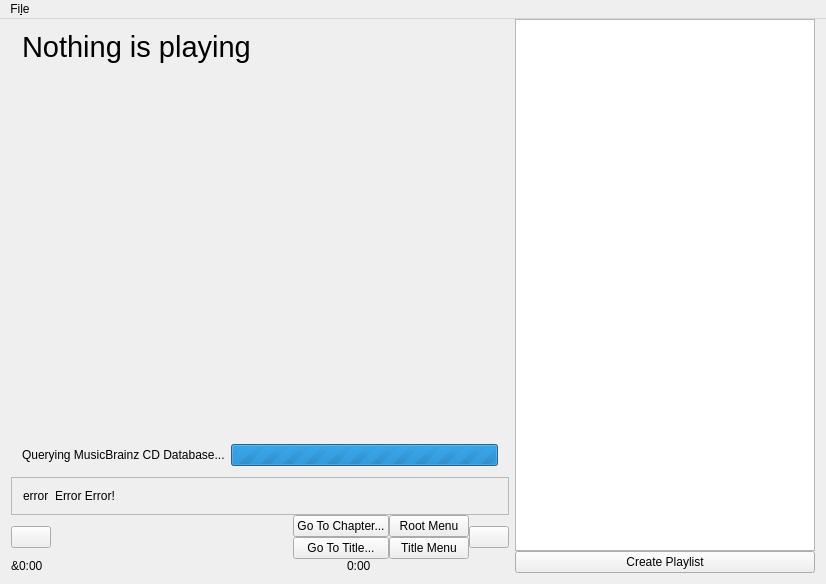
<?xml version="1.0" encoding="UTF-8"?>
<ui version="4.0">
 <class>MainWindow</class>
 <widget class="QMainWindow" name="MainWindow">
  <property name="geometry">
   <rect>
    <x>0</x>
    <y>0</y>
    <width>826</width>
    <height>584</height>
   </rect>
  </property>
  <property name="windowTitle">
   <string>theMedia</string>
  </property>
  <property name="windowIcon">
   <iconset theme="themedia" resource="icons.qrc">
    <normaloff>:/icons/icon.svg</normaloff>:/icons/icon.svg</iconset>
  </property>
  <widget class="QWidget" name="centralWidget">
   <layout class="QHBoxLayout" name="horizontalLayout_3">
    <property name="topMargin">
     <number>0</number>
    </property>
    <item>
     <layout class="QVBoxLayout" name="verticalLayout_2">
      <property name="spacing">
       <number>0</number>
      </property>
      <item>
       <widget class="QFrame" name="mediaInfoFrame">
        <layout class="QFormLayout" name="formLayout">
         <item row="1" column="1">
          <widget class="QLabel" name="artist">
           <property name="text">
            <string/>
           </property>
          </widget>
         </item>
         <item row="2" column="1">
          <widget class="QLabel" name="album">
           <property name="text">
            <string/>
           </property>
          </widget>
         </item>
         <item row="3" column="1">
          <widget class="QLabel" name="track">
           <property name="text">
            <string/>
           </property>
          </widget>
         </item>
         <item row="0" column="0" colspan="2">
          <widget class="QLabel" name="title">
           <property name="font">
            <font>
             <pointsize>22</pointsize>
            </font>
           </property>
           <property name="text">
            <string>Nothing is playing</string>
           </property>
          </widget>
         </item>
         <item row="1" column="0">
          <widget class="QLabel" name="artistImage">
           <property name="text">
            <string/>
           </property>
          </widget>
         </item>
         <item row="2" column="0">
          <widget class="QLabel" name="albumImage">
           <property name="text">
            <string/>
           </property>
          </widget>
         </item>
         <item row="3" column="0">
          <widget class="QLabel" name="trackImage">
           <property name="text">
            <string/>
           </property>
          </widget>
         </item>
        </layout>
       </widget>
      </item>
      <item>
       <widget class="Phonon::VideoWidget" name="VideoWidget">
        <property name="sizePolicy">
         <sizepolicy hsizetype="Preferred" vsizetype="Expanding">
          <horstretch>0</horstretch>
          <verstretch>0</verstretch>
         </sizepolicy>
        </property>
        <property name="fullScreen">
         <bool>false</bool>
        </property>
       </widget>
      </item>
      <item>
       <widget class="VisualisationFrame" name="spacerFrame">
        <property name="sizePolicy">
         <sizepolicy hsizetype="Expanding" vsizetype="Expanding">
          <horstretch>0</horstretch>
          <verstretch>0</verstretch>
         </sizepolicy>
        </property>
        <property name="contextMenuPolicy">
         <enum>Qt::CustomContextMenu</enum>
        </property>
        <property name="frameShape">
         <enum>QFrame::NoFrame</enum>
        </property>
        <property name="frameShadow">
         <enum>QFrame::Raised</enum>
        </property>
        <layout class="QVBoxLayout" name="verticalLayout_4"/>
       </widget>
      </item>
      <item>
       <widget class="QFrame" name="cddbProgressFrame">
        <property name="frameShape">
         <enum>QFrame::NoFrame</enum>
        </property>
        <property name="frameShadow">
         <enum>QFrame::Raised</enum>
        </property>
        <layout class="QHBoxLayout" name="horizontalLayout_2">
         <item>
          <widget class="QLabel" name="label">
           <property name="text">
            <string>Querying MusicBrainz CD Database...</string>
           </property>
          </widget>
         </item>
         <item>
          <widget class="QProgressBar" name="progressBar">
           <property name="maximum">
            <number>0</number>
           </property>
           <property name="value">
            <number>-1</number>
           </property>
          </widget>
         </item>
        </layout>
       </widget>
      </item>
      <item>
       <widget class="QFrame" name="errorFrame">
        <property name="frameShape">
         <enum>QFrame::StyledPanel</enum>
        </property>
        <property name="frameShadow">
         <enum>QFrame::Raised</enum>
        </property>
        <layout class="QHBoxLayout" name="horizontalLayout_5">
         <item>
          <widget class="QLabel" name="errorImage">
           <property name="text">
            <string>error</string>
           </property>
          </widget>
         </item>
         <item>
          <widget class="QLabel" name="errorText">
           <property name="sizePolicy">
            <sizepolicy hsizetype="Expanding" vsizetype="Preferred">
             <horstretch>0</horstretch>
             <verstretch>0</verstretch>
            </sizepolicy>
           </property>
           <property name="text">
            <string>Error Error!</string>
           </property>
          </widget>
         </item>
        </layout>
       </widget>
      </item>
      <item>
       <widget class="QFrame" name="mediaControlFrame">
        <property name="frameShape">
         <enum>QFrame::NoFrame</enum>
        </property>
        <property name="frameShadow">
         <enum>QFrame::Raised</enum>
        </property>
        <layout class="QVBoxLayout" name="verticalLayout_3">
         <property name="spacing">
          <number>0</number>
         </property>
         <property name="leftMargin">
          <number>0</number>
         </property>
         <property name="topMargin">
          <number>0</number>
         </property>
         <property name="rightMargin">
          <number>0</number>
         </property>
         <property name="bottomMargin">
          <number>0</number>
         </property>
         <item>
          <layout class="QHBoxLayout" name="horizontalLayout">
           <property name="spacing">
            <number>0</number>
           </property>
           <item>
            <widget class="QPushButton" name="playPause">
             <property name="text">
              <string/>
             </property>
             <property name="icon">
              <iconset theme="media-playback-start">
               <normaloff>.</normaloff>.</iconset>
             </property>
             <property name="iconSize">
              <size>
               <width>48</width>
               <height>48</height>
              </size>
             </property>
            </widget>
           </item>
           <item>
            <layout class="QGridLayout" name="gridLayout_2">
             <property name="spacing">
              <number>0</number>
             </property>
             <item row="0" column="0">
              <widget class="QPushButton" name="pushButton">
               <property name="sizePolicy">
                <sizepolicy hsizetype="Minimum" vsizetype="Fixed">
                 <horstretch>0</horstretch>
                 <verstretch>0</verstretch>
                </sizepolicy>
               </property>
               <property name="text">
                <string/>
               </property>
               <property name="icon">
                <iconset theme="media-skip-backward">
                 <normaloff>.</normaloff>.</iconset>
               </property>
               <property name="flat">
                <bool>true</bool>
               </property>
              </widget>
             </item>
             <item row="1" column="0">
              <widget class="QPushButton" name="pushButton_2">
               <property name="sizePolicy">
                <sizepolicy hsizetype="Minimum" vsizetype="Fixed">
                 <horstretch>0</horstretch>
                 <verstretch>0</verstretch>
                </sizepolicy>
               </property>
               <property name="text">
                <string/>
               </property>
               <property name="icon">
                <iconset theme="media-skip-forward">
                 <normaloff>.</normaloff>.</iconset>
               </property>
               <property name="flat">
                <bool>true</bool>
               </property>
              </widget>
             </item>
             <item row="0" column="1">
              <widget class="QPushButton" name="shuffleButton">
               <property name="text">
                <string/>
               </property>
               <property name="icon">
                <iconset theme="media-playlist-shuffle">
                 <normaloff>.</normaloff>.</iconset>
               </property>
               <property name="checkable">
                <bool>true</bool>
               </property>
               <property name="checked">
                <bool>false</bool>
               </property>
               <property name="flat">
                <bool>true</bool>
               </property>
              </widget>
             </item>
             <item row="1" column="1">
              <widget class="QPushButton" name="repeatButton">
               <property name="text">
                <string/>
               </property>
               <property name="icon">
                <iconset theme="media-playlist-repeat">
                 <normaloff>.</normaloff>.</iconset>
               </property>
               <property name="checkable">
                <bool>true</bool>
               </property>
               <property name="flat">
                <bool>true</bool>
               </property>
              </widget>
             </item>
            </layout>
           </item>
           <item>
            <spacer name="horizontalSpacer">
             <property name="orientation">
              <enum>Qt::Horizontal</enum>
             </property>
             <property name="sizeHint" stdset="0">
              <size>
               <width>40</width>
               <height>20</height>
              </size>
             </property>
            </spacer>
           </item>
           <item>
            <widget class="QFrame" name="dvdControls">
             <property name="frameShape">
              <enum>QFrame::NoFrame</enum>
             </property>
             <property name="frameShadow">
              <enum>QFrame::Raised</enum>
             </property>
             <layout class="QGridLayout" name="gridLayout">
              <property name="leftMargin">
               <number>0</number>
              </property>
              <property name="topMargin">
               <number>0</number>
              </property>
              <property name="rightMargin">
               <number>0</number>
              </property>
              <property name="bottomMargin">
               <number>0</number>
              </property>
              <property name="spacing">
               <number>0</number>
              </property>
              <item row="1" column="1">
               <widget class="QPushButton" name="dvdTitleMenu">
                <property name="text">
                 <string>Title Menu</string>
                </property>
                <property name="icon">
                 <iconset theme="application-menu">
                  <normaloff>.</normaloff>.</iconset>
                </property>
               </widget>
              </item>
              <item row="0" column="1">
               <widget class="QPushButton" name="dvdRootMenu">
                <property name="text">
                 <string>Root Menu</string>
                </property>
                <property name="icon">
                 <iconset theme="application-menu">
                  <normaloff>.</normaloff>.</iconset>
                </property>
               </widget>
              </item>
              <item row="0" column="0">
               <widget class="QPushButton" name="dvdGoToChapter">
                <property name="text">
                 <string>Go To Chapter...</string>
                </property>
               </widget>
              </item>
              <item row="1" column="0">
               <widget class="QPushButton" name="dvdGoToTitle">
                <property name="text">
                 <string>Go To Title...</string>
                </property>
               </widget>
              </item>
             </layout>
            </widget>
           </item>
           <item>
            <widget class="QPushButton" name="pushButton_3">
             <property name="text">
              <string/>
             </property>
             <property name="icon">
              <iconset theme="view-fullscreen">
               <normaloff>.</normaloff>.</iconset>
             </property>
             <property name="iconSize">
              <size>
               <width>48</width>
               <height>48</height>
              </size>
             </property>
            </widget>
           </item>
          </layout>
         </item>
         <item>
          <layout class="QHBoxLayout" name="horizontalLayout_4">
           <item>
            <widget class="QLabel" name="elapsedTime">
             <property name="text">
              <string>&amp;0:00</string>
             </property>
            </widget>
           </item>
           <item>
            <widget class="Phonon::SeekSlider" name="seekSlider">
             <property name="iconVisible">
              <bool>false</bool>
             </property>
            </widget>
           </item>
           <item>
            <widget class="QLabel" name="totalTime">
             <property name="text">
              <string>0:00</string>
             </property>
            </widget>
           </item>
          </layout>
         </item>
        </layout>
       </widget>
      </item>
     </layout>
    </item>
    <item>
     <widget class="QFrame" name="playlistFrame">
      <property name="maximumSize">
       <size>
        <width>300</width>
        <height>16777215</height>
       </size>
      </property>
      <layout class="QVBoxLayout" name="verticalLayout_5">
       <property name="spacing">
        <number>0</number>
       </property>
       <property name="leftMargin">
        <number>0</number>
       </property>
       <property name="topMargin">
        <number>0</number>
       </property>
       <property name="rightMargin">
        <number>0</number>
       </property>
       <property name="bottomMargin">
        <number>0</number>
       </property>
       <item>
        <widget class="QListWidget" name="playlistWidget">
         <property name="sizePolicy">
          <sizepolicy hsizetype="Expanding" vsizetype="Expanding">
           <horstretch>0</horstretch>
           <verstretch>0</verstretch>
          </sizepolicy>
         </property>
         <property name="contextMenuPolicy">
          <enum>Qt::CustomContextMenu</enum>
         </property>
        </widget>
       </item>
       <item>
        <widget class="QPushButton" name="createPlaylistButton">
         <property name="text">
          <string>Create Playlist</string>
         </property>
         <property name="icon">
          <iconset theme="document-save">
           <normaloff>.</normaloff>.</iconset>
         </property>
        </widget>
       </item>
      </layout>
     </widget>
    </item>
   </layout>
  </widget>
  <widget class="QMenuBar" name="menuBar">
   <property name="geometry">
    <rect>
     <x>0</x>
     <y>0</y>
     <width>826</width>
     <height>26</height>
    </rect>
   </property>
   <widget class="QMenu" name="menuFile">
    <property name="title">
     <string>Fi&amp;le</string>
    </property>
    <widget class="QMenu" name="menuCurrent_Visualisation">
     <property name="title">
      <string>Current Visualisation</string>
     </property>
     <addaction name="actionScope"/>
     <addaction name="actionLines"/>
    </widget>
    <addaction name="actionOpen_Media"/>
    <addaction name="actionSave_Playlist"/>
    <addaction name="separator"/>
    <addaction name="menuCurrent_Visualisation"/>
    <addaction name="separator"/>
    <addaction name="actionImport_CD"/>
    <addaction name="actionEject_Disc"/>
    <addaction name="separator"/>
    <addaction name="actionExit"/>
   </widget>
   <addaction name="menuFile"/>
  </widget>
  <action name="actionExit">
   <property name="icon">
    <iconset theme="application-exit">
     <normaloff>.</normaloff>.</iconset>
   </property>
   <property name="text">
    <string>&amp;Exit</string>
   </property>
  </action>
  <action name="actionOpen_Media">
   <property name="icon">
    <iconset theme="document-open">
     <normaloff>.</normaloff>.</iconset>
   </property>
   <property name="text">
    <string>&amp;Open Media...</string>
   </property>
   <property name="shortcut">
    <string>Ctrl+O</string>
   </property>
  </action>
  <action name="actionImport_CD">
   <property name="enabled">
    <bool>false</bool>
   </property>
   <property name="icon">
    <iconset theme="media-optical-audio">
     <normaloff>.</normaloff>.</iconset>
   </property>
   <property name="text">
    <string>&amp;Import CD</string>
   </property>
  </action>
  <action name="actionEject_Disc">
   <property name="icon">
    <iconset theme="media-eject">
     <normaloff>.</normaloff>.</iconset>
   </property>
   <property name="text">
    <string>Eject &amp;Disc</string>
   </property>
   <property name="shortcut">
    <string>Ctrl+J</string>
   </property>
  </action>
  <action name="actionSave_Playlist">
   <property name="icon">
    <iconset theme="document-save">
     <normaloff>.</normaloff>.</iconset>
   </property>
   <property name="text">
    <string>&amp;Save Playlist</string>
   </property>
  </action>
  <action name="actionRemove_from_Playlist">
   <property name="icon">
    <iconset theme="edit-delete">
     <normaloff>.</normaloff>.</iconset>
   </property>
   <property name="text">
    <string>Remove from Playlist</string>
   </property>
  </action>
  <action name="actionScope">
   <property name="checkable">
    <bool>true</bool>
   </property>
   <property name="checked">
    <bool>true</bool>
   </property>
   <property name="text">
    <string>Scope</string>
   </property>
  </action>
  <action name="actionLines">
   <property name="checkable">
    <bool>true</bool>
   </property>
   <property name="text">
    <string>Lines</string>
   </property>
  </action>
 </widget>
 <layoutdefault spacing="6" margin="11"/>
 <customwidgets>
  <customwidget>
   <class>Phonon::SeekSlider</class>
   <extends>QWidget</extends>
   <header location="global">phonon/seekslider.h</header>
  </customwidget>
  <customwidget>
   <class>Phonon::VideoWidget</class>
   <extends>QWidget</extends>
   <header location="global">phonon/videowidget.h</header>
  </customwidget>
  <customwidget>
   <class>VisualisationFrame</class>
   <extends>QFrame</extends>
   <header>visualisationframe.h</header>
   <container>1</container>
  </customwidget>
 </customwidgets>
 <resources>
  <include location="icons.qrc"/>
 </resources>
 <connections/>
</ui>
